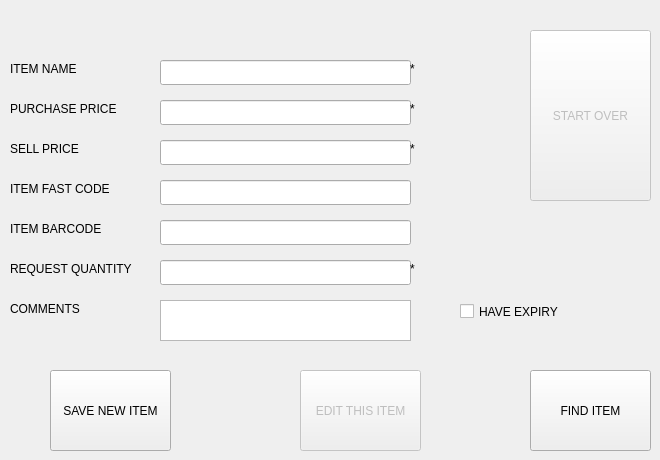
      <widget class="QWidget" name="tab_6">
       <attribute name="title">
        <string>ITEMS</string>
       </attribute>
       <widget class="QLineEdit" name="lineEdit">
        <property name="geometry">
         <rect>
          <x>160</x>
          <y>60</y>
          <width>251</width>
          <height>25</height>
         </rect>
        </property>
       </widget>
       <widget class="QLineEdit" name="lineEdit_2">
        <property name="geometry">
         <rect>
          <x>160</x>
          <y>100</y>
          <width>251</width>
          <height>25</height>
         </rect>
        </property>
        <property name="inputMask">
         <string/>
        </property>
       </widget>
       <widget class="QLineEdit" name="lineEdit_3">
        <property name="geometry">
         <rect>
          <x>160</x>
          <y>140</y>
          <width>251</width>
          <height>25</height>
         </rect>
        </property>
       </widget>
       <widget class="QLineEdit" name="lineEdit_4">
        <property name="geometry">
         <rect>
          <x>160</x>
          <y>180</y>
          <width>251</width>
          <height>25</height>
         </rect>
        </property>
       </widget>
       <widget class="QLabel" name="label_2">
        <property name="geometry">
         <rect>
          <x>10</x>
          <y>60</y>
          <width>91</width>
          <height>17</height>
         </rect>
        </property>
        <property name="text">
         <string>ITEM NAME</string>
        </property>
       </widget>
       <widget class="QLabel" name="label_4">
        <property name="geometry">
         <rect>
          <x>10</x>
          <y>100</y>
          <width>121</width>
          <height>17</height>
         </rect>
        </property>
        <property name="text">
         <string>PURCHASE PRICE</string>
        </property>
       </widget>
       <widget class="QLabel" name="label_5">
        <property name="geometry">
         <rect>
          <x>10</x>
          <y>140</y>
          <width>81</width>
          <height>17</height>
         </rect>
        </property>
        <property name="text">
         <string>SELL PRICE</string>
        </property>
       </widget>
       <widget class="QLabel" name="label_6">
        <property name="geometry">
         <rect>
          <x>10</x>
          <y>180</y>
          <width>121</width>
          <height>17</height>
         </rect>
        </property>
        <property name="text">
         <string>ITEM FAST CODE</string>
        </property>
       </widget>
       <widget class="QLabel" name="label_7">
        <property name="geometry">
         <rect>
          <x>10</x>
          <y>220</y>
          <width>111</width>
          <height>17</height>
         </rect>
        </property>
        <property name="text">
         <string>ITEM BARCODE</string>
        </property>
       </widget>
       <widget class="QLineEdit" name="lineEdit_5">
        <property name="geometry">
         <rect>
          <x>160</x>
          <y>220</y>
          <width>251</width>
          <height>25</height>
         </rect>
        </property>
       </widget>
       <widget class="QPushButton" name="pushButton_14">
        <property name="geometry">
         <rect>
          <x>50</x>
          <y>370</y>
          <width>121</width>
          <height>81</height>
         </rect>
        </property>
        <property name="text">
         <string>SAVE NEW ITEM</string>
        </property>
       </widget>
       <widget class="QLineEdit" name="lineEdit_21">
        <property name="geometry">
         <rect>
          <x>160</x>
          <y>260</y>
          <width>251</width>
          <height>25</height>
         </rect>
        </property>
       </widget>
       <widget class="QLabel" name="label_35">
        <property name="geometry">
         <rect>
          <x>10</x>
          <y>260</y>
          <width>141</width>
          <height>17</height>
         </rect>
        </property>
        <property name="text">
         <string>REQUEST QUANTITY</string>
        </property>
       </widget>
       <widget class="QPushButton" name="pushButton_30">
        <property name="geometry">
         <rect>
          <x>530</x>
          <y>370</y>
          <width>121</width>
          <height>81</height>
         </rect>
        </property>
        <property name="text">
         <string>FIND ITEM</string>
        </property>
       </widget>
       <widget class="QTextEdit" name="textEdit_9">
        <property name="geometry">
         <rect>
          <x>160</x>
          <y>300</y>
          <width>251</width>
          <height>41</height>
         </rect>
        </property>
       </widget>
       <widget class="QLabel" name="label_105">
        <property name="geometry">
         <rect>
          <x>10</x>
          <y>300</y>
          <width>91</width>
          <height>17</height>
         </rect>
        </property>
        <property name="text">
         <string>COMMENTS</string>
        </property>
       </widget>
       <widget class="QLabel" name="label_27">
        <property name="geometry">
         <rect>
          <x>410</x>
          <y>60</y>
          <width>67</width>
          <height>17</height>
         </rect>
        </property>
        <property name="text">
         <string>*</string>
        </property>
       </widget>
       <widget class="QLabel" name="label_68">
        <property name="geometry">
         <rect>
          <x>410</x>
          <y>100</y>
          <width>67</width>
          <height>17</height>
         </rect>
        </property>
        <property name="text">
         <string>*</string>
        </property>
       </widget>
       <widget class="QLabel" name="label_107">
        <property name="geometry">
         <rect>
          <x>410</x>
          <y>140</y>
          <width>67</width>
          <height>17</height>
         </rect>
        </property>
        <property name="text">
         <string>*</string>
        </property>
       </widget>
       <widget class="QLabel" name="label_108">
        <property name="geometry">
         <rect>
          <x>410</x>
          <y>260</y>
          <width>67</width>
          <height>17</height>
         </rect>
        </property>
        <property name="text">
         <string>*</string>
        </property>
       </widget>
       <widget class="QPushButton" name="pushButton_13">
        <property name="enabled">
         <bool>false</bool>
        </property>
        <property name="geometry">
         <rect>
          <x>300</x>
          <y>370</y>
          <width>121</width>
          <height>81</height>
         </rect>
        </property>
        <property name="text">
         <string>EDIT THIS ITEM</string>
        </property>
       </widget>
       <widget class="QPushButton" name="pushButton_17">
        <property name="enabled">
         <bool>false</bool>
        </property>
        <property name="geometry">
         <rect>
          <x>530</x>
          <y>30</y>
          <width>121</width>
          <height>171</height>
         </rect>
        </property>
        <property name="text">
         <string>START OVER</string>
        </property>
       </widget>
       <widget class="QCheckBox" name="checkBox">
        <property name="geometry">
         <rect>
          <x>460</x>
          <y>300</y>
          <width>111</width>
          <height>23</height>
         </rect>
        </property>
        <property name="text">
         <string>HAVE EXPIRY</string>
        </property>
       </widget>
      </widget>
